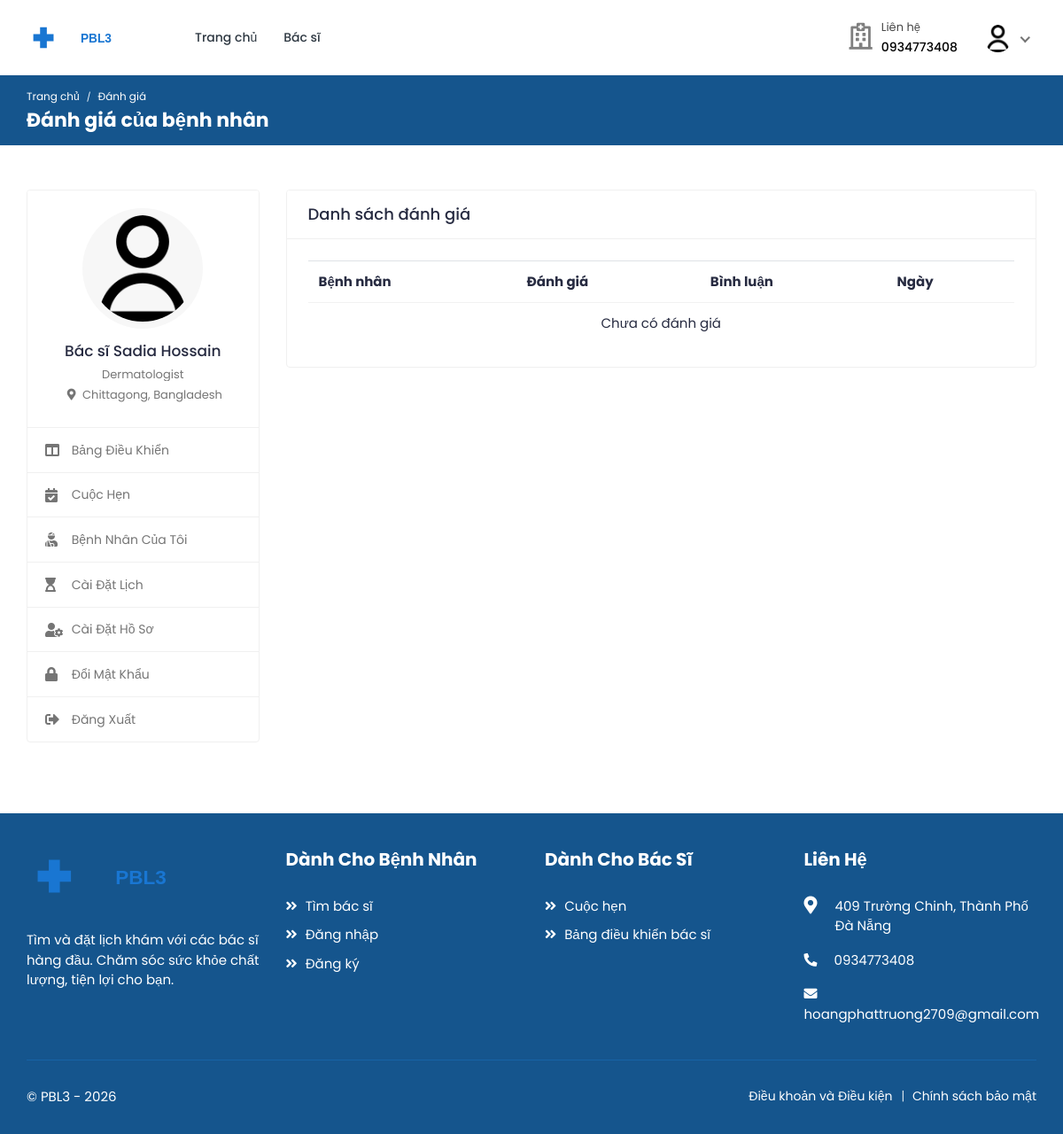
Screenshot of /doctors/reviews/ (signed in) with the database file from the repository.
### accounts/models.py (models this page shows, shortened)
class  User(AbstractUser):
    class RoleChoices(models.TextChoices):
        DOCTOR = "doctor", "Doctor"
        PATIENT = "patient", "Patient"
        PHARMACIST = "pharmacist", "Pharmacist"
        DEPARTMENT_DOCTOR = "dept_doctor", "Department Doctor"
    username = models.CharField(max_length=30, unique=True)
    role = models.CharField(
        choices=RoleChoices.choices,
        max_length=20,
        default="patient",
        error_messages={"required": "Role must be provided"},
    )
    email = models.EmailField(
        blank=True,
        error_messages={
            "unique": "A user with that email already exists.",
        },
    )
    provider = models.CharField(max_length=32, blank=True, null=True)
    first_name = models.CharField(max_length=150, blank=True)
    last_name = models.CharField(max_length=150, blank=True)
    registration_number = models.IntegerField(null=True, blank=True)
    USERNAME_FIELD = "username"
    REQUIRED_FIELDS = []
    objects = CustomUserManager()
    class Meta:
        verbose_name = "Người dùng"
        verbose_name_plural = "Người dùng"
    def get_full_name(self):
        full_name = "%s %s" % (self.first_name, self.last_name)
        return full_name.strip() or self.username

class Profile(models.Model):
    user = models.OneToOneField(
        User, on_delete=models.CASCADE, related_name="profile"
    )
    avatar = models.ImageField(
        default="defaults/user.png", upload_to=profile_photo_directory_path
    )
    avatar_url = models.URLField(blank=True, null=True)
    phone = models.CharField(max_length=20, blank=True, null=True)
    dob = models.DateField(blank=True, null=True)
    about = models.TextField(blank=True, null=True)
    specialization = models.CharField(max_length=255, blank=True, null=True)
    gender = models.CharField(
        max_length=10,
        choices=[("male", "Nam"), ("female", "Nữ"), ("other", "Khác")],
        blank=True,
    )
    address = models.TextField(blank=True, null=True)
    city = models.CharField(max_length=100, blank=True)
    state = models.CharField(max_length=100, blank=True)
    postal_code = models.CharField(max_length=20, blank=True)
    country = models.CharField(max_length=100, blank=True)
    price_per_consultation = models.DecimalField(
        max_digits=10, decimal_places=2, null=True, blank=True
    )
    is_available = models.BooleanField(default=True)
    blood_group = models.CharField(
        max_length=5,
        choices=[
            ("A+", "A+"),
            ("A-", "A-"),
            ("B+", "B+"),
            ("B-", "B-"),
            ("O+", "O+"),
            ("O-", "O-"),
            ("AB+", "AB+"),
            ("AB-", "AB-"),
        ],
        blank=True,
        null=True,
    )
    allergies = models.TextField(blank=True, null=True)
    medical_conditions = models.TextField(blank=True, null=True)
    department = models.ForeignKey(
        "core.Department",
        on_delete=models.SET_NULL,
        null=True,
        blank=True,
        related_name="profiles",
    )
    class Meta:
        verbose_name = "Hồ sơ"
        verbose_name_plural = "Hồ sơ"
    @property
    def image(self):
        return (
            self.avatar.url
            if self.avatar.storage.exists(self.avatar.name)
            else "{}defaults/user.png".format(settings.MEDIA_URL)
        )

### doctors/views.py (the view)
# urls.py: path("reviews/", ReviewListView.as_view(), name="reviews"),
class ReviewListView(DoctorRequiredMixin, ListView):
    model = Review
    template_name = "doctors/reviews.html"
    context_object_name = "reviews"
    paginate_by = 10
    def get_queryset(self):
        return (
            Review.objects.select_related("patient", "patient__profile")
            .filter(doctor=self.request.user)
            .order_by("-created_at")
        )

### accounts/managers.py (called while the page is built)
    def get(self, *args, **kwargs):
        return super().select_related("profile").get(*args, **kwargs)

### mixins/custom_mixins.py (called while the page is built)
    def dispatch(self, request, *args, **kwargs):
        if not request.user.is_authenticated:
            return super().dispatch(request, *args, **kwargs)
        if request.user.role != "doctor":
            return self.handle_no_permission()
        return super().dispatch(request, *args, **kwargs)

### templates/doctors/reviews.html (shortened to what this page needs)
{% extends 'includes/doctor-sidebar.html' %}
{% load static %}
{% load currency_filters %}
{% block page_name1 %}Đánh giá{% endblock %}
{% block page_name2 %}Đánh giá của bệnh nhân{% endblock %}
{% block main %}
<div class="row">
    <div class="col-md-12">
        <div class="card">
            <div class="card-header">
                <h4 class="card-title">Danh sách đánh giá</h4>
            </div>
            <div class="card-body">
                <div class="table-responsive">
                    <table class="table table-hover table-center mb-0">
                        <thead>
                            <tr>
                                <th>Bệnh nhân</th>
                                <th>Đánh giá</th>
                                <th>Bình luận</th>
                                <th>Ngày</th>
                            </tr>
                        </thead>
                        <tbody>
                            {% for review in reviews %}
                            <tr>
                                <td>
                                    <h2 class="table-avatar">
                                        <a href="#" class="avatar avatar-sm mr-2">
                                            <img class="avatar-img rounded-circle" src="{{ review.patient.profile.image }}" alt="Ảnh bệnh nhân">
                                        </a>
                                        <a href="#">{{ review.patient.get_full_name }}</a>
                                    </h2>
                                </td>
                                <td>{{ review.rating }} / 5</td>
                                <td>{{ review.review }}</td>
                                <td>{{ review.created_at|date_vn }}</td>
                            </tr>
                            {% empty %}
                            <tr>
                                <td colspan="4" class="text-center">Chưa có đánh giá</td>
                            </tr>
                            {% endfor %}
                        </tbody>
                    </table>
                </div>
            </div>
        </div>
    </div>
</div>
{% endblock %}

### templates/includes/doctor-sidebar.html (shortened to what this page needs)
{% extends 'base.html' %}
{% load static %}
{% block content %}
    <div class="breadcrumb-bar">
        <div class="container-fluid">
            <div class="row align-items-center">
                <div class="col-md-12 col-12">
                    <nav aria-label="breadcrumb" class="page-breadcrumb">
                        <ol class="breadcrumb">
                            <li class="breadcrumb-item"><a href="{% url 'core:home' %}">Trang chủ</a></li>
                            <li class="breadcrumb-item active" aria-current="page">{% block page_name1 %}{% endblock %}</li>
                        </ol>
                    </nav>
                    <h2 class="breadcrumb-title">{% block page_name2 %}{% endblock %}</h2>
                </div>
            </div>
        </div>
    </div>
    <div class="content">
        <div class="container-fluid">
            <div class="row">
                <div class="col-md-5 col-lg-4 col-xl-3 theiaStickySidebar">
                    <div class="profile-sidebar">
                        <div class="widget-profile pro-widget-content">
                            <div class="profile-info-widget">
                                <a href="#" class="booking-doc-img">
                                    <img src="{{ user.profile.image }}" alt="Ảnh người dùng">
                                </a>
                                <div class="profile-det-info">
                                    <h3>Bác sĩ {{ user.get_full_name }}</h3>
                                    <div class="patient-details">
                                        {% if user.profile.specialization %}
                                            <h5 class="mb-0">{{ user.profile.specialization }}</h5>
                                        {% endif %}
                                        {% if user.profile.city and user.profile.country %}
                                            <h5 class="mt-2">
                                                <i class="fas fa-map-marker-alt"></i>
                                                {{ user.profile.city }}, {{ user.profile.country }}
                                            </h5>
                                        {% endif %}
                                    </div>
                                </div>
                            </div>
                        </div>
                        <div class="dashboard-widget">
                            <nav class="dashboard-menu">
                                <ul>
                                    <li class="{% if request.resolver_match.url_name == 'dashboard' %}active{% endif %}">
                                        <a href="{% url 'doctors:dashboard' %}">
                                            <i class="fas fa-columns"></i>
                                            <span>Bảng điều khiển</span>
                                        </a>
                                    </li>
                                    <li class="{% if request.resolver_match.url_name == 'appointments' %}active{% endif %}">
                                        <a href="{% url 'doctors:appointments' %}">
                                            <i class="fas fa-calendar-check"></i>
                                            <span>Cuộc hẹn</span>
                                        </a>
                                    </li>
                                    <li class="{% if request.resolver_match.url_name == 'my-patients' %}active{% endif %}">
                                        <a href="{% url 'doctors:my-patients' %}">
                                            <i class="fas fa-user-injured"></i>
                                            <span>Bệnh nhân của tôi</span>
                                        </a>
                                    </li>
                                    <li class="{% if request.resolver_match.url_name == 'schedule-timings' %}active{% endif %}">
                                        <a href="{% url 'doctors:schedule-timings' %}">
                                            <i class="fas fa-hourglass-start"></i>
                                            <span>Cài đặt lịch</span>
                                        </a>
                                    </li>
                                    <li class="{% if request.resolver_match.url_name == 'profile-settings' %}active{% endif %}">
                                        <a href="{% url 'doctors:profile-settings' %}">
                                            <i class="fas fa-user-cog"></i>
                                            <span>Cài đặt hồ sơ</span>
                                        </a>
                                    </li>
                                    <li class="{% if request.resolver_match.url_name == 'change-password' %}active{% endif %}">
                                        <a href="{% url 'doctors:change-password' %}">
                                            <i class="fas fa-lock"></i>
                                            <span>Đổi mật khẩu</span>
                                        </a>
                                    </li>
                                    <li>
                                        <a href="{% url 'accounts:logout' %}">
                                            <i class="fas fa-sign-out-alt"></i>
                                            <span>Đăng xuất</span>
                                        </a>
                                    </li>
                                </ul>
                            </nav>
                        </div>
                    </div>
                </div>
                <div class="col-md-7 col-lg-8 col-xl-9">
                    {% block main %}{% endblock %}
                </div>
            </div>
        </div>
    </div>
{% endblock %}

### templates/includes/navbar.html (shortened to what this page needs)
{% load static %}
<header class="header">
    <nav class="navbar navbar-expand-lg header-nav">
        <div class="navbar-header">
                <a href="{% url 'core:home' %}" class="navbar-brand logo">
                <img src="{% static 'assets/img/logo2.svg' %}" class="img-fluid" alt="Logo PBL3">
            </a>
        </div>
        <div class="main-menu-wrapper">
            <ul class="main-nav">
                <li {% if request.path == '/' %}class="active"{% endif %}>
                    <a href="{% url 'core:home' %}">Trang chủ</a>
                </li>
                <li class="has-submenu{% if request.path == '/doctors/' %} active {% endif %}">
                    <a href="{% url 'doctors:list' %}">Bác sĩ</a>
                </li>
            </ul>
        </div>
        <ul class="nav header-navbar-rht">
            <li class="nav-item contact-item">
                <div class="header-contact-img">
                    <i class="far fa-hospital"></i>
                </div>
                <div class="header-contact-detail">
                    <p class="contact-header">Liên hệ</p>
                    <p class="contact-info-header">0934773408</p>
                </div>
            </li>
            {% if not user.is_authenticated %}
                <li class="nav-item">
                    <a class="nav-link header-login" href="{% url 'accounts:login' %}">Đăng nhập / Đăng ký</a>
                </li>
            {% else %}
                <li class="nav-item dropdown has-arrow logged-item">
                    <a href="#" class="dropdown-toggle nav-link" data-toggle="dropdown">
                        <span class="user-img">
                            <img class="rounded-circle" src="{{ user.profile.image }}" width="31" alt="{{ user.username }}">
                        </span>
                    </a>
                </li>
            {% endif %}
        </ul>
    </nav>
</header>

### rows the page displays
User: profile.image (placeholder picture), get_full_name "Sadia Hossain", profile.specialization "Dermatologist", profile.city "Chittagong", profile.country "Bangladesh"
